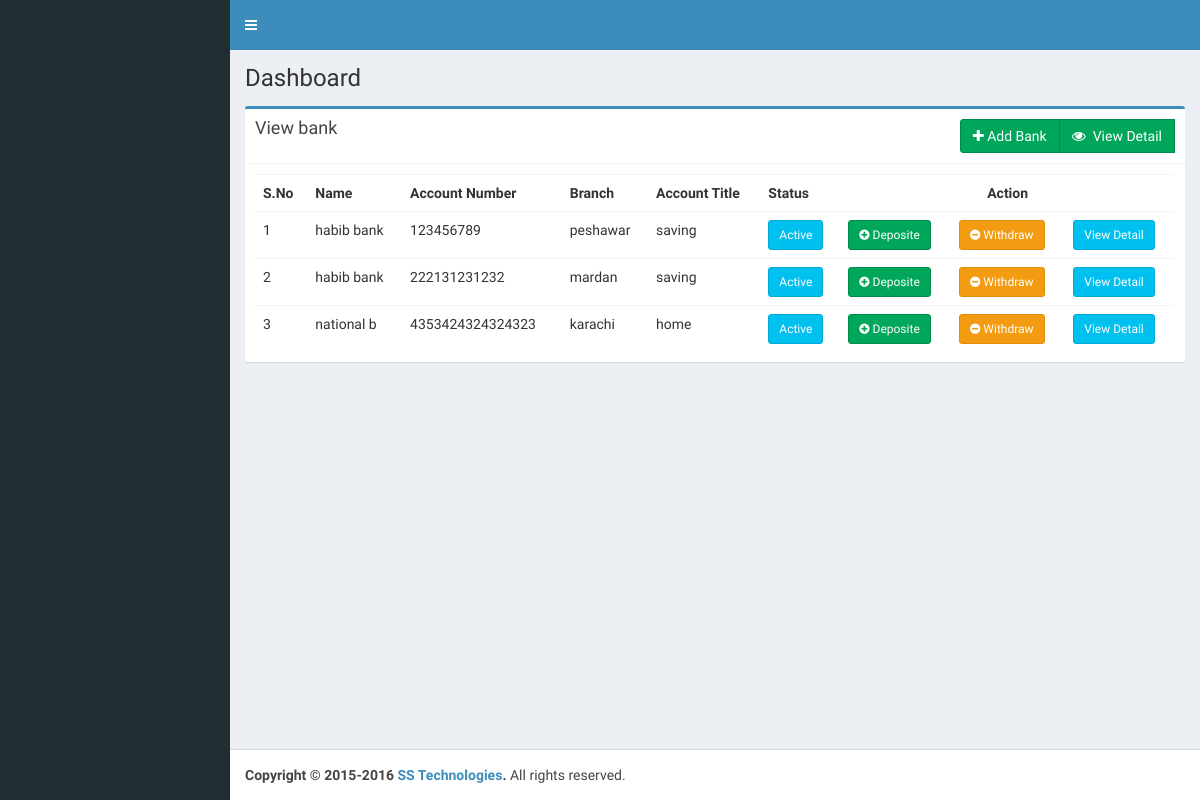
The page /index.php/bank on the database its author committed.
### tables this page shows
CREATE TABLE `bank` (
  `b_id` int(11) NOT NULL,
  `b_name` varchar(150) NOT NULL,
  `b_account_no` varchar(25) NOT NULL,
  `b_branch` varchar(300) NOT NULL,
  `b_account_title` varchar(300) NOT NULL,
  `b_date` varchar(25) NOT NULL,
  `b_month` varchar(20) NOT NULL,
  `b_year` varchar(10) NOT NULL,
  `b_status` varchar(1) NOT NULL DEFAULT '1'
);

### application/controllers/Bank.php (called while the page is built, shortened)
<?php
class  Bank extends CI_Controller
{
    function __construct()
    {
        $this->load->model("bank_m");
    }
    public function index()
    {
        $this->load->view('include/header');
        $this->load->view('include/sidebar');
        $data['bank'] = $this->bank_m->viewbank();
        $data['transaction'] = $this->bank_m->viewtransaction();
        $this->load->view("bank/bankhome", $data);
        $this->load->view("include/footer");
    }
}

### index.php (called while the page is built, shortened)
<?php
require_once BASEPATH.'core/CodeIgniter.php';

### application/models/Bank_m.php (called while the page is built, shortened)
<?php
class Bank_m extends CI_Model
{
    function viewbank()
    {
        $query = $this->db->get("bank");
        return $query->result();
    }
}

### application/views/bank/bankhome.php (the view, shortened to what this page needs)
<div class="content-wrapper">
    <section class="content-header">
        <h1>
            Dashboard
        </h1>
    </section>
    <section class="content">
        <div class="row">
            <div class="col-md-12">
                <div class="box box-primary">
                    <div class="box-header with-border">
                        <h3 class="box-title">View bank</h3>
                        <div class="btn-group pull-right">
                            <a class="btn btn-success" href="" data-toggle="modal" data-target="#myModal"><i
                                    class="fa fa-plus" aria-hidden="true"></i> Add Bank</a>
                            <a class="btn btn-success" href="<?=site_url()?>bank/search"><i
                                    class="fa fa-eye" aria-hidden="true"></i> &nbsp;View Detail</a>
                        </div>
                    </div>
                    <div class="box-body">
                        <table class="table table-responsive">
                            <tr>
                                <th>S.No</th>
                                <th>Name</th>
                                <th>Account Number</th>
                                <th>Branch</th>
                                <th>Account Title</th>
                                <th>Status</th>
                                <th colspan="3" class="text-center">Action</th>
                            </tr>
                            <?php
                            $sno = 1;
                            foreach ($bank as $bnk) {
                                echo "<tr>";
                                echo "<td>" . $sno . "</td>";
                                echo "<td>" . substr($bnk->b_name, 0, 10) . "</td>";
                                echo "<td>" . $bnk->b_account_no . "</td>";
                                echo "<td>" . substr($bnk->b_branch, 0, 20) . "</td>";
                                echo "<td>" . $bnk->b_account_title . "</td>";
                                echo "<td>";
                                if ($bnk->b_status == 1) { ?>
                                    <a href="<?= site_url() ?>bank/bankstatus/<?= $bnk->b_id ?>/0"
                                       class="btn btn-info btn-sm">Active</a>
                                <?php } else { ?>
                                    <a href='<?= site_url() ?>bank/bankstatus/<?= $bnk->b_id ?>/1'
                                       class='btn btn-danger btn-sm'>Dective</a>
                                <?php }
                                echo "</td>";
                                if ($bnk->b_status == 1) {
                                    echo "<td>" . "<a href='' class='btn btn-success btn-sm' data-toggle='modal' data-target='#deposit_$sno'><i class='fa fa-plus-circle'></i> Deposite</a>";
                                    ?>
                                    <?php
                                    echo "</td>";
                                    echo "<td>" . "<a href='' data-toggle='modal' data-target='#withdraw_$sno' class='btn btn-warning btn-sm'><i class='fa fa-minus-circle'></i> Withdraw</a>";
                                    ?>
                                    <?php
                                }
                                echo "<td>" . "<a href='' data-toggle='modal' data-target='#detail_$sno' class='btn btn-info btn-sm'>View Detail</a>";
                                ?>
                                <?php
                                echo "</td>";
                                echo "</tr>";
                                $sno++;
                            } ?>
                        </table>
                    </div>
                </div>
            </div>
        </div>
    </section>
</div>

### rows shown on the page
bank: b_name "habib bank", b_account_no "123456789", b_branch "peshawar", b_account_title "saving"
bank: b_name "habib bank", b_account_no "222131231232", b_branch "mardan", b_account_title "saving"
bank: b_name "national b", b_account_no "4353424324324323", b_branch "karachi", b_account_title "home"
